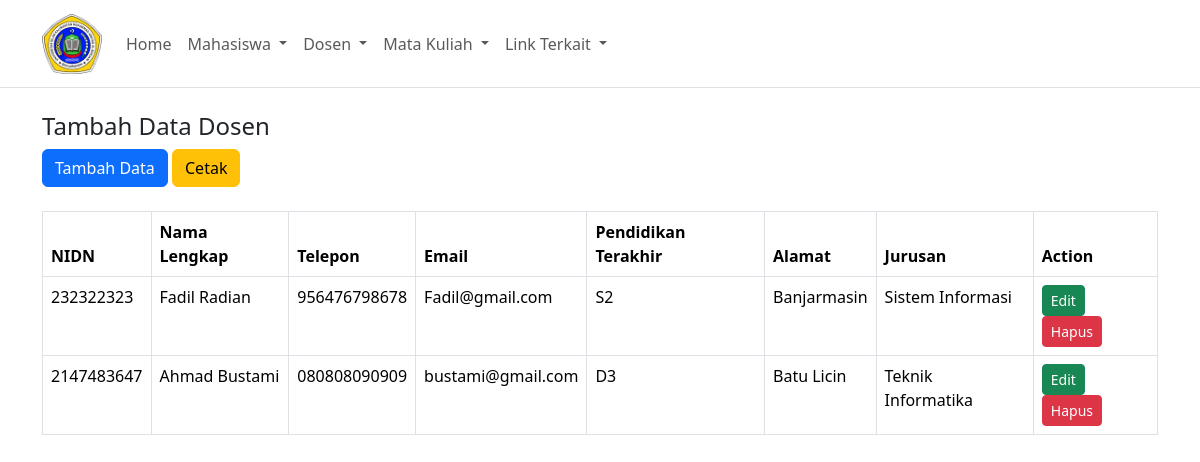
The app's page /?page=dosen with its own data.
### tables this page shows
CREATE TABLE `dosen` (
  `nidn` int(11) NOT NULL,
  `nama` varchar(30) NOT NULL,
  `jurusan` varchar(30) NOT NULL,
  `alamat` varchar(30) NOT NULL,
  `email` varchar(30) NOT NULL,
  `telepon` varchar(30) NOT NULL,
  `pendidikan_terakhir` varchar(30) NOT NULL
);

### dosen/show.php (the view)
<h4>Tambah Data Dosen</h4>
<a href="?page=dosenAdd" class="btn btn-primary mb-4">Tambah Data</a>
<a href="dosen/print.php" class="btn btn-warning mb-4" target="_blank">Cetak</a>
<table class="table table-bordered table-hover">
    <thead>
        <tr>
            <th>NIDN</th>
            <th>Nama Lengkap</th>
            <th>Telepon</th>
            <th>Email</th>
            <th>Pendidikan Terakhir</th>
            <th>Alamat</th>
            <th>Jurusan</th>
            <th>Action</th>
        </tr>
    </thead>
    <tbody>
        <?php
        include 'connection.php';
        $query = mysqli_query($con, "SELECT * FROM dosen");
        while ($data = mysqli_fetch_array($query)) {
            ?>
            <tr>
                <td><?php echo $data['nidn']; ?></td>
                <td><?php echo $data['nama']; ?></td>
                <td><?php echo $data['telepon']; ?></td>
                <td><?php echo $data['email']; ?></td>
                <td><?php echo $data['pendidikan_terakhir']; ?></td>
                <td><?php echo $data['alamat']; ?></td>
                <td><?php echo ($data['jurusan']) == 'TI' ? 'Teknik Informatika' : 'Sistem Informasi'; ?>
                <td>
                    <a class="btn btn-sm btn-success" href="?page=dosenEdit&id=<?= $data['id']; ?>">Edit</a>
                    <a class="btn btn-sm btn-danger" href="?page=dosenDelete&id=<?= $data['id']; ?>"
                        onclick="return confirm('Lanjutkan menghapus data ?')">Hapus </a>
                </td>
            </tr>
            <?php
        }
        ?>
    </tbody>
</table>

### records on screen
dosen: nidn "232322323", nama "Fadil Radian", telepon "956476798678", email "Fadil@gmail.com", pendidikan_terakhir "S2", alamat "Banjarmasin", jurusan "Sistem Informasi"
dosen: nidn "2147483647", nama "Ahmad Bustami", telepon "080808090909", email "bustami@gmail.com", pendidikan_terakhir "D3", alamat "Batu Licin", jurusan "Teknik Informatika"
